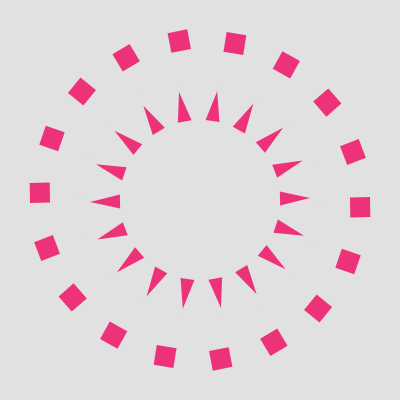
Frame 1 (no input)
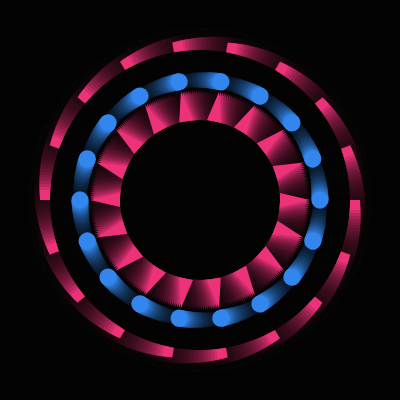
Frame 60 (no input)
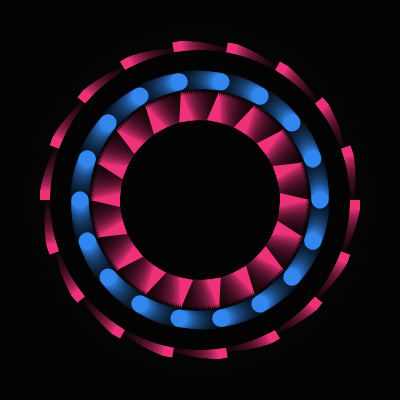
Frame 120 (the mouse pressed at the canvas centre since frame 60)

The p5.js sketch that drew these frames (run headless with seeded random() and noise() and a simulated clock; from frame 60 on, the mouse is pressed at the canvas centre):

// p5.js sketch
// ── sketch.js
let deg = 20;

function setup() {
  createCanvas(400, 400);
  angleMode(DEGREES);
}

function draw() {
  background(0,30);
  push();
  translate(width / 2, height / 2);
rotate (frameCount);
  for (let a = 0; a < 360; a += deg) {


    noStroke();
    fill(50, 134, 237);
    ellipse(120, 0, 20 * sin(frameCount));
    rotate(deg);
  }
  rotate (-frameCount*2);
  for (let a = 0; a < 360; a += deg) {


    noStroke();
    fill(237, 50, 122);
    triangle(80, 7, 110, 0, 80, -7);
    fill(237, 50, 122);
    rect(150, 0, 20 * cos(frameCount))
    rotate(deg);
  }
  pop();

}
